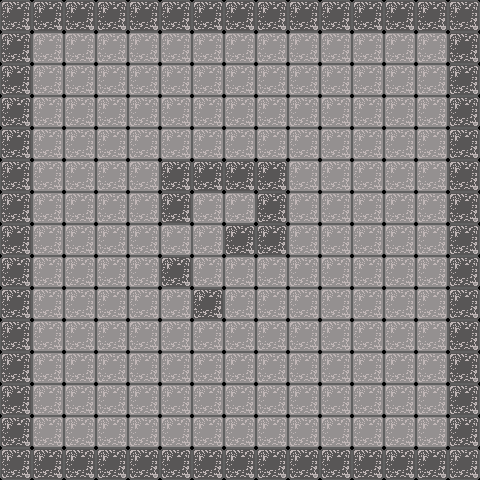

Tiled map render using the project's own tile images. Description and the whole map definition, tile-layer contents included, below:
An orthogonal 15x15 tile map with 32x32 px tiles, 1 tile layer (layer_1).

<map version="1.10" tiledversion="1.10.2" orientation="orthogonal" renderorder="right-down" width="15" height="15" tilewidth="32" tileheight="32" infinite="0" nextlayerid="2" nextobjectid="1">
 <tileset firstgid="1" source="tile_atlas.tsx" />
 <layer id="1" name="layer_1" width="15" height="15">
  <data encoding="csv">
2,2,2,2,2,2,2,2,2,2,2,2,2,2,2,
2,1,1,1,1,1,1,1,1,1,1,1,1,1,2,
2,1,1,1,1,1,1,1,1,1,1,1,1,1,2,
2,1,1,1,1,1,1,1,1,1,1,1,1,1,2,
2,1,1,1,1,1,1,1,1,1,1,1,1,1,2,
2,1,1,1,1,2,2,2,2,1,1,1,1,1,2,
2,1,1,1,1,2,1,1,2,1,1,1,1,1,2,
2,1,1,1,1,1,1,2,2,1,1,1,1,1,2,
2,1,1,1,1,2,1,1,1,1,1,1,1,1,2,
2,1,1,1,1,1,2,1,1,1,1,1,1,1,2,
2,1,1,1,1,1,1,1,1,1,1,1,1,1,2,
2,1,1,1,1,1,1,1,1,1,1,1,1,1,2,
2,1,1,1,1,1,1,1,1,1,1,1,1,1,2,
2,1,1,1,1,1,1,1,1,1,1,1,1,1,2,
2,2,2,2,2,2,2,2,2,2,2,2,2,2,2
</data>
 </layer>
</map>